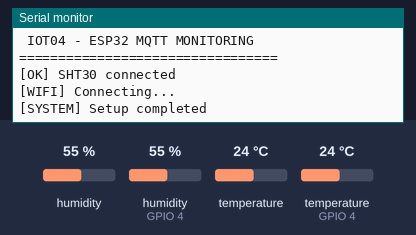
This sketch was run on a simulated ESP32. Parts: the last lines printed to the serial monitor. The inputs (shaded band) are chosen by the test bench; at power-on: humidity 55 %, humidity (sensor on GPIO 4) 55 %, temperature 24 °C, temperature (sensor on GPIO 4) 24 °C. WiFi joins after 1.5 s; servers stay silent unless stated; no MQTT or app messages arrive unless stated.

Above: at 3.2 s.
3.3 s: humidity (sensor 0) set to 22 %
At 5.8 s:
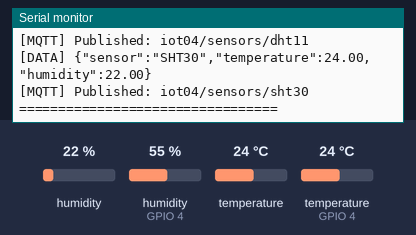
10.0 s: humidity (sensor on GPIO 4) set to 22 %
16.7 s: temperature (sensor 0) set to 12 °C
At 20.9 s:
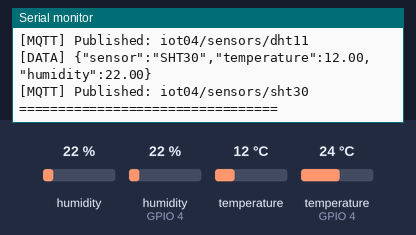
23.4 s: temperature (sensor on GPIO 4) set to 12 °C
30.1 s: humidity (sensor 0) set to 40 %
At 30.9 s:
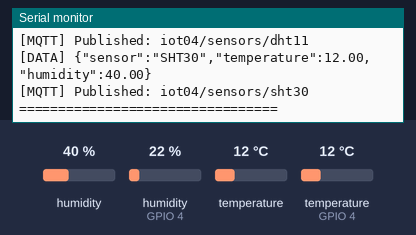
36.8 s: humidity (sensor on GPIO 4) set to 40 %
Timing chart, 0 to 39.8 s (numbered marks = the images above; inputs shaded):
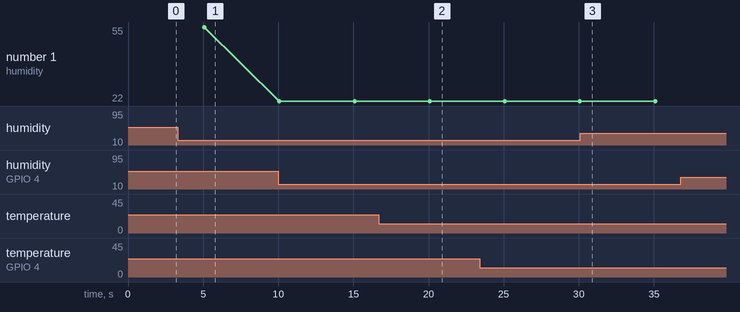

Measured:
- after the input at 3.3 s, the serial monitor: prints a new line after 1.8 s (image 1)
- after the input at 16.7 s, the serial monitor: prints a new line after 3.4 s (image 2)
- after the input at 30.1 s, the serial monitor: prints a new line at once (image 3)

The sketch:

sketch_nov12a.ino
```cpp
#include <Arduino.h>
#include <WiFi.h>
#include <PubSubClient.h>
#include <Wire.h>
#include <DHT.h>
#include <Adafruit_SHT31.h>
#include <math.h>
#include "secrets.h"
// =====================================
// WIFI
// =====================================
const char* WIFI_SSID = SECRET_WIFI_SSID;
const char* WIFI_PASSWORD = SECRET_WIFI_PASSWORD;

// =====================================
// MQTT
// =====================================
const char* MQTT_SERVER = SECRET_MQTT_SERVER;
const int MQTT_PORT = 1883;
const char* MQTT_USER = SECRET_MQTT_USER;
const char* MQTT_PASSWORD = SECRET_MQTT_PASSWORD;

const char* TOPIC_DHT11 = "iot04/sensors/dht11";
const char* TOPIC_SHT30 = "iot04/sensors/sht30";

// =====================================
// SENSOR
// =====================================
#define DHTPIN 4
#define DHTTYPE DHT11

#define SHT_SDA 21
#define SHT_SCL 22

DHT dht(DHTPIN, DHTTYPE);
Adafruit_SHT31 sht30 = Adafruit_SHT31();

WiFiClient espClient;
PubSubClient mqttClient(espClient);

bool sht30Connected = false;

unsigned long lastPublish = 0;
unsigned long lastMqttAttempt = 0;

const unsigned long PUBLISH_INTERVAL = 5000;
const unsigned long MQTT_RETRY_INTERVAL = 5000;

// =====================================
// WIFI CONNECTION
// =====================================
void connectWiFi() {
  if (WiFi.status() == WL_CONNECTED) {
    return;
  }

  Serial.println("[WIFI] Connecting...");

  WiFi.mode(WIFI_STA);
  WiFi.begin(WIFI_SSID, WIFI_PASSWORD);
}

// =====================================
// MQTT CONNECTION
// =====================================

void connectMQTT() {
  if (WiFi.status() != WL_CONNECTED) {
    return;
  }

  if (mqttClient.connected()) {
    return;
  }

  if (millis() - lastMqttAttempt < MQTT_RETRY_INTERVAL) {
    return;
  }

  lastMqttAttempt = millis();

  Serial.println("[MQTT] Connecting...");

  String clientId = "IOT04_ESP32_";
  clientId += WiFi.macAddress();
  clientId.replace(":", "");

  if (mqttClient.connect(
        clientId.c_str(),
        MQTT_USER,
        MQTT_PASSWORD
      )) {
    Serial.println("[MQTT] Connected!");
  } else {
    Serial.print("[MQTT] Failed, state = ");
    Serial.println(mqttClient.state());
  }
}


// =====================================
// PUBLISH SENSOR DATA
// =====================================
void publishSensor(
  const char* topic,
  const char* sensorName,
  float temperature,
  float humidity
) {
  if (isnan(temperature) || isnan(humidity)) {
    Serial.print("[ERROR] Invalid data: ");
    Serial.println(sensorName);
    return;
  }

  char payload[160];

  snprintf(
    payload,
    sizeof(payload),
    "{\"sensor\":\"%s\",\"temperature\":%.2f,\"humidity\":%.2f}",
    sensorName,
    temperature,
    humidity
  );

  Serial.print("[DATA] ");
  Serial.println(payload);

  if (mqttClient.connected()) {
    bool success = mqttClient.publish(topic, payload);

    if (success) {
      Serial.print("[MQTT] Published: ");
      Serial.println(topic);
    } else {
      Serial.println("[MQTT] Publish failed!");
    }
  } else {
    Serial.println("[MQTT] Not connected, data not sent");
  }
}

// =====================================
// SETUP
// =====================================
void setup() {
  Serial.begin(115200);
  delay(2000);

  Serial.println();
  Serial.println("=================================");
  Serial.println(" IOT04 - ESP32 MQTT MONITORING");
  Serial.println("=================================");

  // DHT11
  dht.begin();

  // SHT30
  Wire.begin(SHT_SDA, SHT_SCL);

  sht30Connected = sht30.begin(0x44);

  if (!sht30Connected) {
    sht30Connected = sht30.begin(0x45);
  }

  if (sht30Connected) {
    Serial.println("[OK] SHT30 connected");
  } else {
    Serial.println("[ERROR] SHT30 not found");
  }

  // MQTT
  mqttClient.setServer(MQTT_SERVER, MQTT_PORT);

  // WiFi
  connectWiFi();

  Serial.println("[SYSTEM] Setup completed");
}

// =====================================
// LOOP
// =====================================
void loop() {

  // WiFi reconnect
  if (WiFi.status() != WL_CONNECTED) {
    static unsigned long lastWiFiAttempt = 0;

    if (millis() - lastWiFiAttempt >= 10000) {
      lastWiFiAttempt = millis();
      connectWiFi();
    }
  }

  // MQTT reconnect
  connectMQTT();

  if (mqttClient.connected()) {
    mqttClient.loop();
  }

  // Publish every 5 seconds
  if (millis() - lastPublish >= PUBLISH_INTERVAL) {
    lastPublish = millis();

    Serial.println();
    Serial.println("=================================");
    Serial.println(" SENSOR READINGS");
    Serial.println("=================================");

    // DHT11
    float dhtTemp = dht.readTemperature();
    float dhtHum = dht.readHumidity();

    publishSensor(
      TOPIC_DHT11,
      "DHT11",
      dhtTemp,
      dhtHum
    );

    // SHT30
    if (!sht30Connected) {
      sht30Connected = sht30.begin(0x44);

      if (!sht30Connected) {
        sht30Connected = sht30.begin(0x45);
      }
    }

    if (sht30Connected) {
      float shtTemp = sht30.readTemperature();
      float shtHum = sht30.readHumidity();

      publishSensor(
        TOPIC_SHT30,
        "SHT30",
        shtTemp,
        shtHum
      );
    } else {
      Serial.println("[ERROR] SHT30 unavailable");
    }

    Serial.println("=================================");
  }
}
```

secrets.example.h
```cpp
#pragma once

#define SECRET_WIFI_SSID "YOUR_WIFI_SSID"
#define SECRET_WIFI_PASSWORD "YOUR_WIFI_PASSWORD"

#define SECRET_MQTT_SERVER "YOUR_MQTT_BROKER_IP"
#define SECRET_MQTT_USER "YOUR_MQTT_USERNAME"
#define SECRET_MQTT_PASSWORD "YOUR_MQTT_PASSWORD"
```
